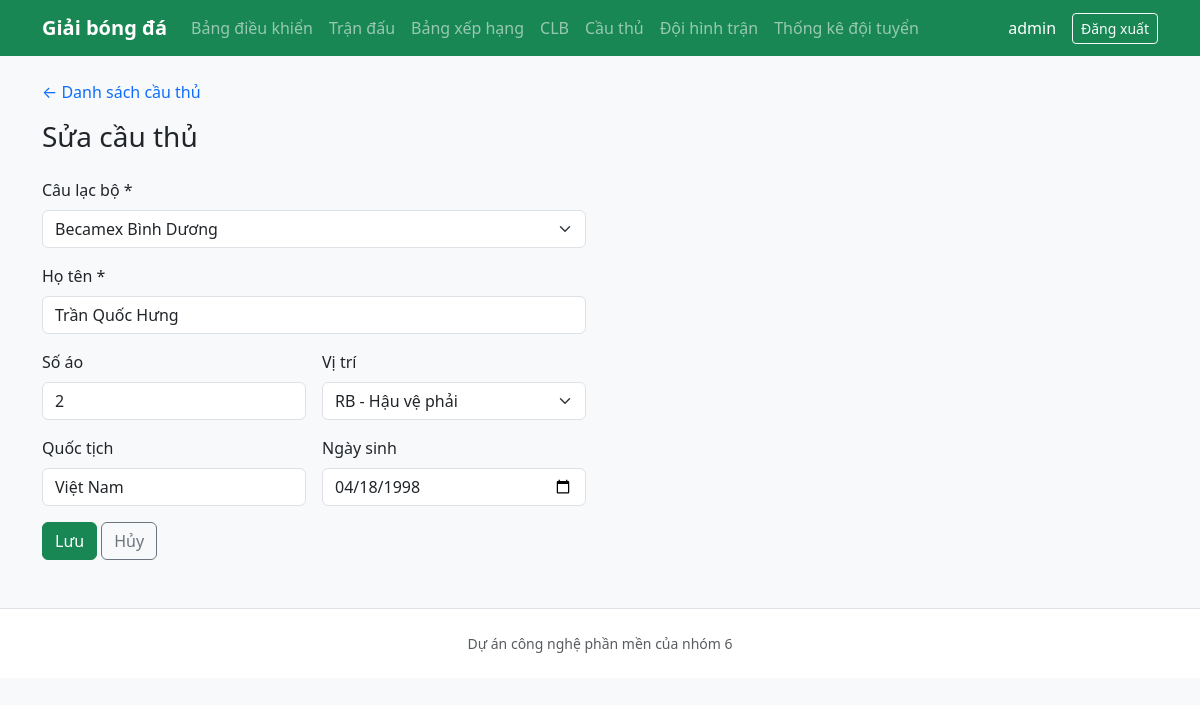
The page /admin/player_form.php?id=30 (signed in) on the database its author committed.
### tables this page shows
CREATE TABLE Player (
    PlayerId      INT AUTO_INCREMENT PRIMARY KEY,
    ClubId        INT NOT NULL,
    FullName      VARCHAR(128) NOT NULL,
    Position      VARCHAR(32) NULL,
    ShirtNumber   TINYINT UNSIGNED NULL,
    Nationality   VARCHAR(64) NULL,
    DateOfBirth   DATE NULL,
    CONSTRAINT fk_player_club FOREIGN KEY (ClubId) REFERENCES Club(ClubId) ON DELETE CASCADE
);

CREATE TABLE Club (
    ClubId        INT AUTO_INCREMENT PRIMARY KEY,
    Name          VARCHAR(128) NOT NULL,
    ShortName     VARCHAR(16) NULL,
    Stadium       VARCHAR(256) NULL,
    FoundedYear   SMALLINT NULL
);

### admin/player_form.php (the view, shortened to what this page needs)
<?php
$pdo = getPdo();
$clubs = $pdo->query('SELECT ClubId, Name FROM `Club` ORDER BY Name')->fetchAll();
$id = isset($_GET['id']) ? (int) $_GET['id'] : 0;
$player = null;
if ($id > 0) {
    $st = $pdo->prepare('SELECT * FROM `Player` WHERE PlayerId = ?');
    $st->execute([$id]);
    $player = $st->fetch();
}
$positionOptions = [
    '' => '— Chọn vị trí —',
    'GK' => 'GK - Thủ môn',
    'SW' => 'SW - Hậu vệ quét',
    'LB' => 'LB - Hậu vệ trái',
    'LCB' => 'LCB - Trung vệ trái',
    'CB' => 'CB - Trung vệ',
    'RCB' => 'RCB - Trung vệ phải',
    'RB' => 'RB - Hậu vệ phải',
    'LWB' => 'LWB - Chạy cánh trái',
    'RWB' => 'RWB - Chạy cánh phải',
    'LDM' => 'LDM - Tiền vệ trụ trái',
    'CDM' => 'CDM - Tiền vệ trụ',
    'RDM' => 'RDM - Tiền vệ trụ phải',
    'LM' => 'LM - Tiền vệ trái',
    'LCM' => 'LCM - Tiền vệ trung tâm trái',
    'CM' => 'CM - Tiền vệ trung tâm',
    'RCM' => 'RCM - Tiền vệ trung tâm phải',
    'RM' => 'RM - Tiền vệ phải',
    'LAM' => 'LAM - Hộ công trái',
    'CAM' => 'CAM - Hộ công',
    'RAM' => 'RAM - Hộ công phải',
    'LW' => 'LW - Tiền đạo cánh trái',
    'LF' => 'LF - Tiền đạo trái',
    'CF' => 'CF - Tiền đạo trung tâm',
    'RF' => 'RF - Tiền đạo phải',
    'RW' => 'RW - Tiền đạo cánh phải',
    'LS' => 'LS - Tiền đạo trái',
    'ST' => 'ST - Tiền đạo cắm',
    'RS' => 'RS - Tiền đạo phải',
];
$clubSel = $player ? (int) $player['ClubId'] : (int) ($_POST['club_id'] ?? 0);
require_once dirname(__DIR__) . '/includes/header.php';
?>
<div class="mb-3"><a href="players.php" class="text-decoration-none">← Danh sách cầu thủ</a></div>
<h1 class="h3 mb-4"><?= $id > 0 ? 'Sửa cầu thủ' : 'Thêm cầu thủ' ?></h1>
<form method="post" class="row g-3" style="max-width: 560px;">
    <div class="col-12">
        <label class="form-label" for="club_id">Câu lạc bộ *</label>
        <select name="club_id" id="club_id" class="form-select" required>
            <?php foreach ($clubs as $c): ?>
                <option value="<?= (int) $c['ClubId'] ?>" <?= $clubSel === (int) $c['ClubId'] ? 'selected' : '' ?>><?= htmlspecialchars((string) $c['Name'], ENT_QUOTES, 'UTF-8') ?></option>
            <?php endforeach; ?>
        </select>
    </div>
    <div class="col-12">
        <label class="form-label" for="full_name">Họ tên *</label>
        <input type="text" name="full_name" id="full_name" class="form-control" required value="<?= htmlspecialchars((string) ($player['FullName'] ?? $_POST['full_name'] ?? ''), ENT_QUOTES, 'UTF-8') ?>">
    </div>
    <div class="col-md-6">
        <label class="form-label" for="shirt_number">Số áo</label>
        <input type="number" name="shirt_number" id="shirt_number" class="form-control" min="0" max="99" value="<?= $player && $player['ShirtNumber'] !== null ? (int) $player['ShirtNumber'] : ($_POST['shirt_number'] ?? '') ?>">
    </div>
    <div class="col-md-6">
        <label class="form-label" for="position">Vị trí</label>
        <select name="position" id="position" class="form-select">
            <?php $selectedPosition = (string) ($player['Position'] ?? $_POST['position'] ?? ''); ?>
            <?php foreach ($positionOptions as $value => $label): ?>
                <option value="<?= htmlspecialchars($value, ENT_QUOTES, 'UTF-8') ?>" <?= $selectedPosition === $value ? 'selected' : '' ?>><?= htmlspecialchars($label, ENT_QUOTES, 'UTF-8') ?></option>
            <?php endforeach; ?>
        </select>
    </div>
    <div class="col-md-6">
        <label class="form-label" for="nationality">Quốc tịch</label>
        <input type="text" name="nationality" id="nationality" class="form-control" value="<?= htmlspecialchars((string) ($player['Nationality'] ?? $_POST['nationality'] ?? ''), ENT_QUOTES, 'UTF-8') ?>">
    </div>
    <div class="col-md-6">
        <label class="form-label" for="date_of_birth">Ngày sinh</label>
        <input type="date" name="date_of_birth" id="date_of_birth" class="form-control" value="<?= !empty($player['DateOfBirth']) ? htmlspecialchars(substr((string) $player['DateOfBirth'], 0, 10), ENT_QUOTES, 'UTF-8') : ($_POST['date_of_birth'] ?? '') ?>">
    </div>
    <div class="col-12">
        <button type="submit" class="btn btn-success">Lưu</button>
        <a href="players.php" class="btn btn-outline-secondary">Hủy</a>
    </div>
</form>
<?php require_once dirname(__DIR__) . '/includes/footer.php'; ?>

### rows shown on the page
player: club_id "Becamex Bình Dương", full_name "Trần Quốc Hưng", shirt_number "2", position "RB - Hậu vệ phải", nationality "Việt Nam", date_of_birth "04/18/1998"

### other values the page prints
$_SESSION['admin_username'] "admin"
